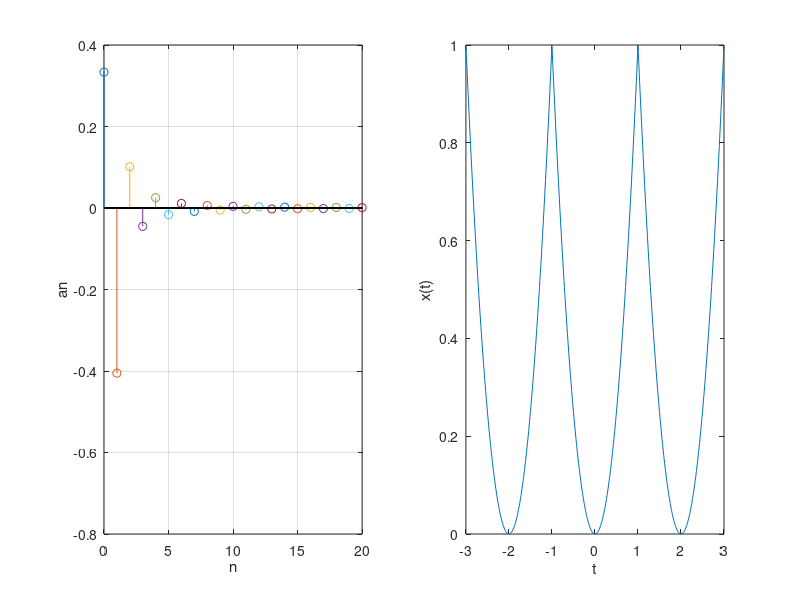

Here is the MATLAB script that generated this plot:
clear;
clc;
clf;
 
N = 10000;
w0 = pi;
a0 = 1/3;
t = -3:0.01:3;
 
figure
 
subplot(1,2,1)
stem(0,a0);
hold;
an = ones(size(t));
for n = 1:N
    an(n) = (4*(-1)^n)/(n*pi)^2;
end
for n = 1:20
    stem(n,an(n));
end
xlabel('n')
ylabel('an')
grid;
hold;
 
subplot(1,2,2)
xt = zeros(size(t));
for n = 1:N
    xt = xt+an(n)*cos(n*w0*t);
end
xt = xt+a0;
plot(t,xt);
xlabel('t');
ylabel('x(t)');
hold;